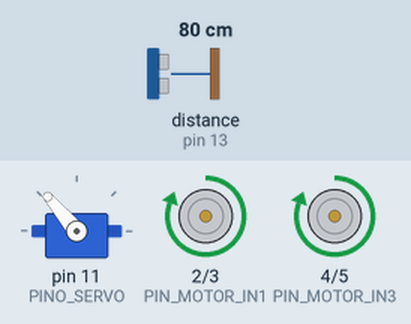
This sketch was run on a simulated Arduino Uno, built with avr-gcc and run on an emulated ATmega328P. On the bench: servo, motor-driver pin pairs drawn as motors (green arrow = first pin HIGH = forward, orange = second pin HIGH = backward, longer = more drive). Wiring (inferred from the names in the program): ultrasonic range finder: trigger pin 12; echo pin 13. The inputs (shaded band) are chosen by the test bench; at power-on: distance to the obstacle (sensor on pin 13) 80 cm. The echo pulse lasts 58.3 µs per cm.

Above: at 1.7 s.
1.8 s: distance to the obstacle (sensor on pin 13) set to 45 cm
3.3 s: distance to the obstacle (sensor on pin 13) set to 37 cm
At 4.3 s:
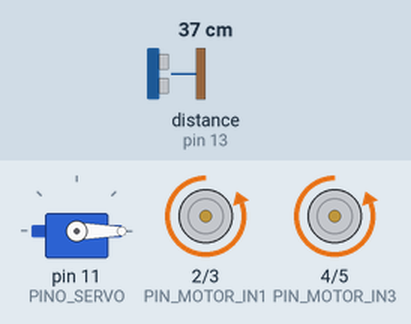
6.3 s: distance to the obstacle (sensor on pin 13) set to 60 cm
At 8.9 s:
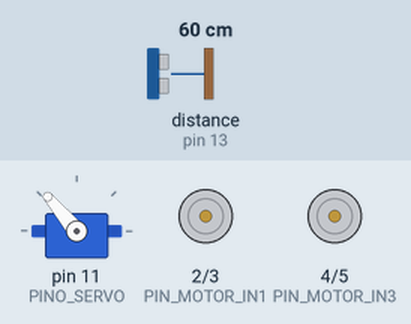
9.3 s: distance to the obstacle (sensor on pin 13) set to 2 cm
At 11.7 s:
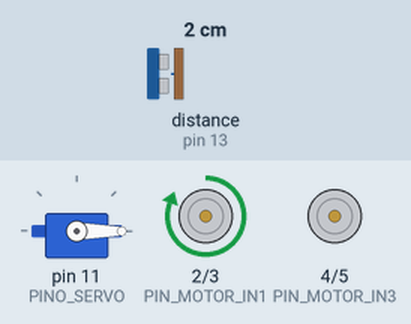
Timing chart, 0 to 13.3 s (numbered marks = the images above; inputs shaded):
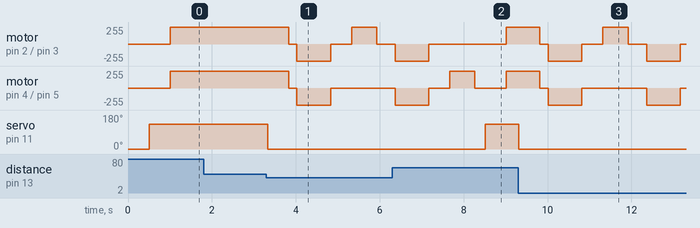

The sketch:

Codigo_Final.ino
```cpp
#include <Servo.h> // Inclui a biblioteca para controlar servo motores

// CONFIGURAÇÃO DO SERVO:
Servo servoVassoura; // Cria uma espécie de variável, chamada "servoVassoura" para controlar o motor
const int PINO_SERVO = 11; // Define que o fio de sinal do servo está ligado no pino digital 11

// SEUS ÂNGULOS:
const int ANGULO_BAIXO = 130;   // Define o ângulo (em graus) para a vassoura ficar no chão
const int ANGULO_ALTO = -360;   // Define o ângulo (em graus) para a vassoura levantar

// Variável para controlar o estado da vassoura e evitar comandos repetidos (0 = Baixo, 1 = Alto)
int estadoVassoura = -1;

// ---------------------------------------------------

// SENSOR ULTRASSÔNICO:
const int PINO_SENSOR_ECHO = 13; // Define o pino Echo (receptor) do sensor no pino 13
const int PINO_SENSOR_TRIGGER = 12; // Define o pino Trigger (emissor) do sensor no pino 12

// DRIVER DE MOTOR(Ponte H L298N):
const int PIN_MOTOR_IN1 = 2; // Define o pino IN1 do motor A no pino 2
const int PIN_MOTOR_IN2 = 3; // Define o pino IN2 do motor A no pino 3
const int PIN_MOTOR_IN3 = 4; // Define o pino IN3 do motor B no pino 4
const int PIN_MOTOR_IN4 = 5; // Define o pino IN4 do motor B no pino 5

// CONSTANTES:
const int DISTANCIA_SEGURA = 40; // Define a distância mínima (40cm) para detectar um obstáculo
const int PAUSA = 40; // Define o tempo de espera (40ms) entre as leituras do sensor

// DECLARAÇÃO DAS FUNÇÕES:
int ler_distancia(void);
void mover_frente(void);
void mover_tras(void);
void parar(void);
void levantar_vassoura(void);
void abaixar_vassoura(void);

// ---------------------------------------------------

void setup() {
  // CONFIGURAÇÃO DO SERVO MOTOR:
  // Começa levantando e JÁ DESLIGA pra não tremer na largada
  levantar_vassoura(); // Levanta a vassoura ao ligar (por segurança)

  // CONFIGURAÇÃO DO SENSOR ULTRASSÔNICO:
  pinMode(PINO_SENSOR_ECHO, INPUT); // Configura o Echo como ENTRADA (recebe os dados)
  pinMode(PINO_SENSOR_TRIGGER, OUTPUT); // Configura o Trigger como SAÍDA (envia os dados)
  digitalWrite(PINO_SENSOR_TRIGGER, LOW); // Garante que o Trigger comece desligado

  // CONFIGURAÇÃO DO DRIVER DE MOTOR:
  pinMode(PIN_MOTOR_IN1, OUTPUT); // Configura IN1 como saída
  pinMode(PIN_MOTOR_IN2, OUTPUT); // Configura IN2 como saída
  pinMode(PIN_MOTOR_IN3, OUTPUT); // Configura IN3 como saída
  pinMode(PIN_MOTOR_IN4, OUTPUT); // Configura IN4 como saída

  parar(); // Faz com que os motores comecem desligados
}

// ---------------------------------------------------

void loop() { // Tudo entre essa função void fica em Loop
  int distancia = ler_distancia(); // Chama a função que mede a distância e armazena na variável 'distancia'

  // Estrutura de decisão: Verifica se a distância lida é válida (>0) e menor que a segura (40cm)
  if (distancia > 0 && distancia < DISTANCIA_SEGURA){ // Se houver um obstáculo

    parar(); // Para os motores imediatamente e já levanta a vassoura
    delay(200); // Aguarda 200ms para transicionar de ação

    mover_tras(); // Move o carrinho para trás
    delay(800); // Fica dando ré por 0,8 segundo

    parar(); // Para os motores
    delay(500);

    // Lógica para decidir para qual lado girar: millis() retorna o tempo que o Arduino está ligado, e "% 2" verifica se esse número é par ou ímpar:
    bool par = (millis() % 2 == 0) ? true : false;

    if(par){ // Se o tempo for par
      // Gira o motor 1 para frente, e o motor 2 fica desligado (curva para a esquerda)
      digitalWrite(PIN_MOTOR_IN1, HIGH);
      digitalWrite(PIN_MOTOR_IN2, LOW);
      digitalWrite(PIN_MOTOR_IN3, LOW);
      digitalWrite(PIN_MOTOR_IN4, LOW);
    } else { // Se o tempo for ímpar
      // Gira o motor 3 para frente, e o motor 4 fica desligado (curva para a direita)
      digitalWrite(PIN_MOTOR_IN1, LOW);
      digitalWrite(PIN_MOTOR_IN2, LOW);
      digitalWrite(PIN_MOTOR_IN3, HIGH);
      digitalWrite(PIN_MOTOR_IN4, LOW);
    }

    delay(600); // Mantém o carrinho girando por 600ms

    parar(); // Para
    delay(200);

  } else { // Se houve caminho livre, sem obstáculos

    mover_frente(); // Retorna a função de entrar para frente, e deixa a vassoura abaixada.
  }

  delay(PAUSA); // Aguarda o tempo de 40ms(nomeado em "PAUSA") de leitura entre os dados do sensor ultrassônico
}

// ---------------------------------------------------
// FUNÇÕES AUXILIARES:
// ---------------------------------------------------

int ler_distancia(void){ // Lê a distância com o sensor e envia um pulso ultrassônico
  digitalWrite(PINO_SENSOR_TRIGGER,HIGH); // Liga o trigger do sensor
  delayMicroseconds(10); // Aciona-o por 10 microssegundos
  digitalWrite(PINO_SENSOR_TRIGGER,LOW); // Desliga-o

  // Mede quanto tempo o som demorou para ir e voltar(ms), com timeout para não travar
  long duracao = pulseIn(PINO_SENSOR_ECHO, HIGH, 25000);

  if (duracao == 0) return 100; // Se der erro de leitura, assume livre
  return duracao / 58; // Divide por 58(conversão para cm)
}

void mover_frente(void){ // Função que move o carrinho para a frente
  abaixar_vassoura(); // Abaixa a vassoura

  digitalWrite(PIN_MOTOR_IN1, HIGH); // Motor A (frente) ligado
  digitalWrite(PIN_MOTOR_IN2, LOW); // Motor A (trás) desligado
  digitalWrite(PIN_MOTOR_IN3, HIGH); // Motor B (frente) ligado
  digitalWrite(PIN_MOTOR_IN4, LOW); // Motor B (trás) desligado
}

void mover_tras(void){ // Função que move o carrinho para trás
  levantar_vassoura(); // Levanta a vassoura

  digitalWrite(PIN_MOTOR_IN1, LOW); // Motor A (frente) desligado
  digitalWrite(PIN_MOTOR_IN2, HIGH); // Motor A (trás) ligado
  digitalWrite(PIN_MOTOR_IN3, LOW); // Motor B (frente) desligado
  digitalWrite(PIN_MOTOR_IN4, HIGH); // Motor B (trás) ligado
}

void parar(void){ // Função que para todos os motores
  levantar_vassoura(); // Levanta a vassoura

  // Desliga todos os pinos dos motores
  digitalWrite(PIN_MOTOR_IN1, LOW);
  digitalWrite(PIN_MOTOR_IN2, LOW);
  digitalWrite(PIN_MOTOR_IN3, LOW);
  digitalWrite(PIN_MOTOR_IN4, LOW);
}

// ---------------------------------------------------
// FUNÇÕES PARA A VASSOURA (COM CORREÇÃO DE TREMEDEIRA)
// ---------------------------------------------------

void levantar_vassoura(){
  // Só executa se a vassoura NÃO estiver levantada
  if (estadoVassoura != 1) {
    servoVassoura.attach(PINO_SERVO); // Conecta o servo ao pino físico
    servoVassoura.write(ANGULO_ALTO); // Envia o comando do ângulo
    delay(500);

    // Desliga o motor lá no alto.
    servoVassoura.detach();

    estadoVassoura = 1;
  }
}

void abaixar_vassoura(){
  // Só executa se a vassoura NÃO estiver abaixada
  if (estadoVassoura != 0) {
    servoVassoura.attach(PINO_SERVO); // Conecta o servo ao pino físico
    servoVassoura.write(ANGULO_BAIXO); // Envia o comando de ângulo
    delay(500); // Espera chegar
    servoVassoura.detach(); // Desliga o motor no chão para parar tremedeira
    estadoVassoura = 0;
  }
}
```

Measured:
- the behaviour switches between 41 and 40 cm on distance to the obstacle (sensor on pin 13) (found by bisection; images 0 and 1)
- after the input at 1.8 s, every drawn part: stays the same
- after the input at 6.3 s, servo on pin 11 (PINO_SERVO): 0° → 130° after 2.2 s
